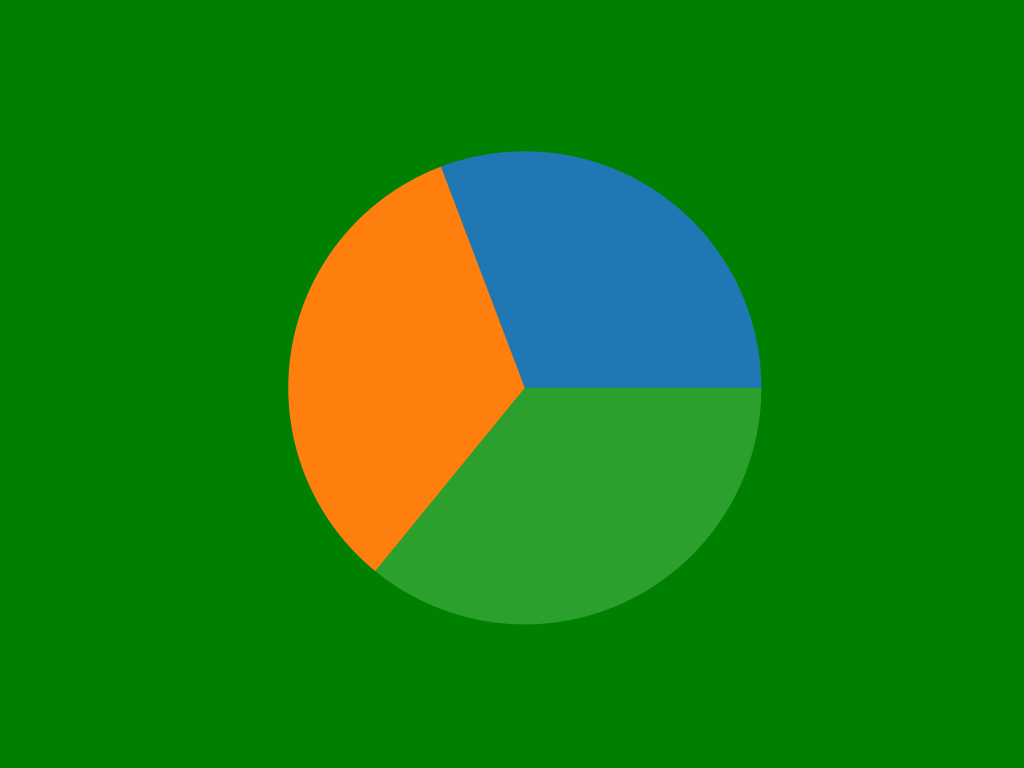
#> input picture pie_chart.png, 5120 x 3840 px (shown at 1/5 size)
$ jupyter execute --allow-errors Pie_chart_graph_matplotlib.ipynb
#> lines starting #> are read from the running program, lines starting #| are printed output that depends on the picture
[cell 1]
import matplotlib.pyplot as plt

[cell 2]
plt.pie([1]) # Plot pie chart of value [1]
plt.show() # To show Pie chart
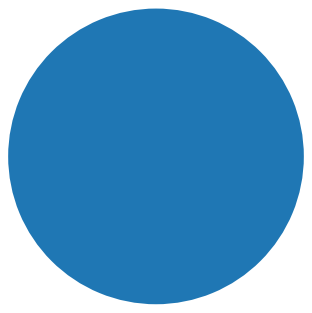
#> figure drawn by matplotlib, 1 panel

[cell 3]
classes = ["Python", 'R', 'Machine Learning', 'Artificial Intelligence',
           'Data Sciece']
class1_students = [45, 15, 35, 25, 30]
# plt.pie(class1_students, labels=classes, explode=explode, colors=colors, autopct=autopct, radius=1, counterclock=True, frame=True, center=(0,0))
# # plt.show()
wedgeprops={"linewidth":4, "width":3, "edgecolor":"k"}
plt.pie(
    class1_students,
    explode=None,
    labels=classes,
    colors=None,
    autopct="%0.2f%%",
    pctdistance=1.1,
    shadow=False,
    labeldistance=1.4,
#     starangle=270,
    radius=1,
    counterclock=True,
    wedgeprops=wedgeprops,
    textprops=None,
    center=(2, 4),
    frame=False,
    rotatelabels=True,
    normalize=True,
    data=None
)
plt.legend()
plt.show()
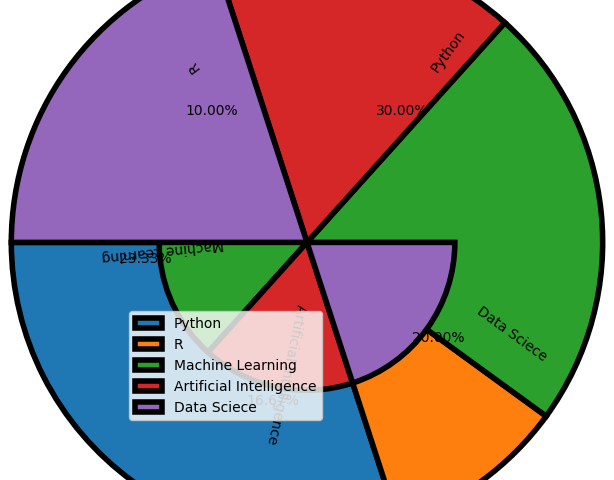
#> figure drawn by matplotlib, 1 panel

[cell 4]
explode = [0.03,0,0.1,0,0] # To slice the perticuler section
colors = ["c", 'b','r','y','g'] # Color of each section
textprops = {"fontsize":15} # Font size of text in pie chart

plt.pie(class1_students, # Values
        labels = classes, # Labels for each sections
        explode = explode, # To slice the perticuler section
        colors =colors, # Color of each section
        autopct = "%0.2f%%", # Show data in persentage for with 2 decimal point
        shadow = True, # Showing shadow of pie chart
        radius = 1.4, # Radius to increase or decrease the size of pie chart
       startangle = 270, # Start angle of first section
        textprops =textprops)

plt.show() # To show pie chart only
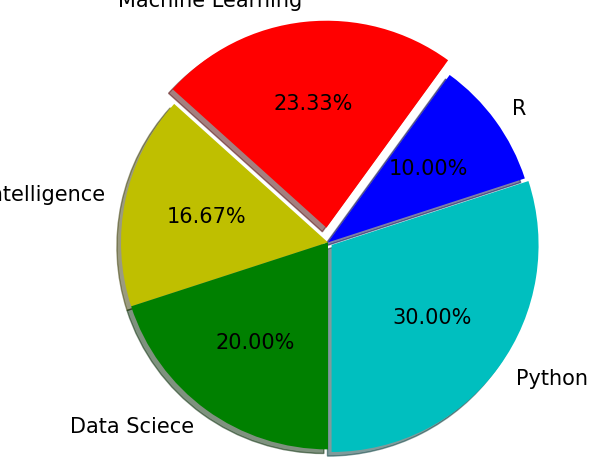
#> figure drawn by matplotlib, 1 panel

[cell 5]
import numpy as np
plt.figure(figsize=(6,4))
#plt.figure(figsize=(16,9)

colors = ['r','y','r','y','r','y','r','y','r','y','r','y','r','y','r','y','r','y','r','y']
labels = np.ones(50)
#labels = [1.0,1.0,1.0,1.0,1.0,.........,1.0]

plt.pie([5], colors="k", radius = 2.02)
plt.pie(labels, colors=colors, radius = 2.0)

plt.pie([1], colors="g", radius = 1.8)
plt.pie([1], colors="b", radius = 1.6)
plt.pie([1], colors="r", radius = 1.3)
plt.pie([1], colors="b", radius = 1.1)
plt.pie([1], colors="g", radius = 0.9)

plt.pie([1,2], colors="b", radius = 0.31)
plt.pie(labels, colors=colors, radius = 0.3)

plt.pie([10], colors="r", radius = 0.2)
plt.pie([1], colors="y", radius = 0.1)

plt.show()
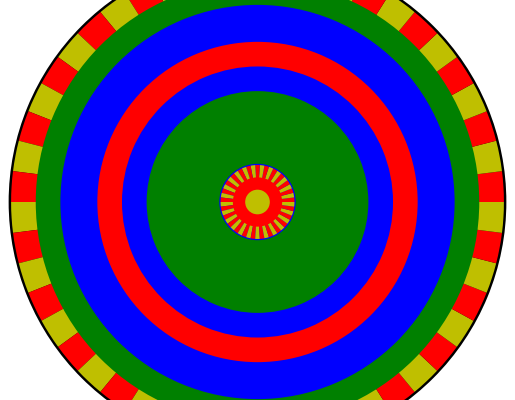
#> figure drawn by matplotlib, 1 panel

# Subplot() tutorial

[cell 6]
import matplotlib.pyplot as plt

[cell 7]
plt.subplot(3,3,1)
# add the pie chart methods.
plt.pie([1])
plt.subplot(3,3,2)
plt.pie([1,2])
plt.subplot(3,3,3)
plt.pie([1,2,3])
plt.subplot(3,3,4)
plt.pie([1,2,3,4])
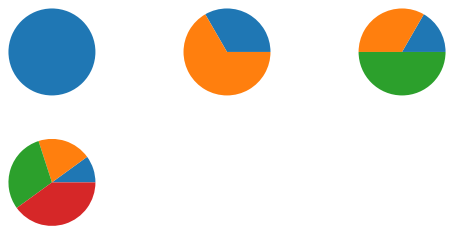
#> figure drawn by matplotlib, 4 panels

[cell 8]
plt.subplot(4,3,1)
explode = [0.03,0,0.1,0,0] # To slice the perticuler section
colors = ["c", 'b','r','y','g'] # Color of each section
textprops = {"fontsize":15} # Font size of text in pie chart

# [14 lines of commented-out code are left out]
plt.subplot(4,3,2)
# [14 lines of commented-out code are left out]

plt.subplot(4,3,3)
plt.subplot(4,3,4)
plt.subplot(4,3,5)
plt.subplot(4,3,6,projection='lambert', facecolor='y', frameon=True)
# projection : {None, 'aitoff', 'hammer', '', 'mollweide', 'polar', 'rectilinear', str}, optional
plt.show()

[cell 9]
import matplotlib.pyplot as plt

[cell 10]
plt.pie([12,13,14])
plt.savefig("pie_chart", dpi=800, facecolor='g')
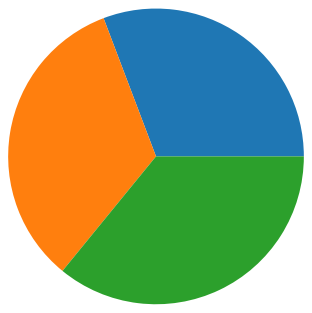
#> figure drawn by matplotlib, 1 panel
plt.show()

[cell 11]
plt.subplot(4,3,6,projection='lambert', facecolor='y', frameon=True)
plt.savefig('mt_pie')
plt.show()

[cell 12]
plt.savefig("D:\\my_pie.jpg")
plt.show()

[cell 13]
import matplotlib.pyplot as plt
import matplotlib.image as mpimg

[cell 14]
my_image=mpimg.imread("pie_chart.png")
#> my_image is the input picture: shape (3840, 5120, 4) float32; mean R, G, B, A 0.0932, 0.573, 0.0621, 0.853
my_image

[cell 15]
type(my_image)

[cell 16]
my_image.shape
#> Out = (3840, 5120, 4)

[cell 17]
my_image.ndim
#> Out = 3

[cell 18]
# single_dimension=my_image[:,:,1]
plt.Figure(figsize=(16,9))
plt.axis('off')
plt.imshow(my_image, cmap='Blues')
plt.colorbar()
plt.show()
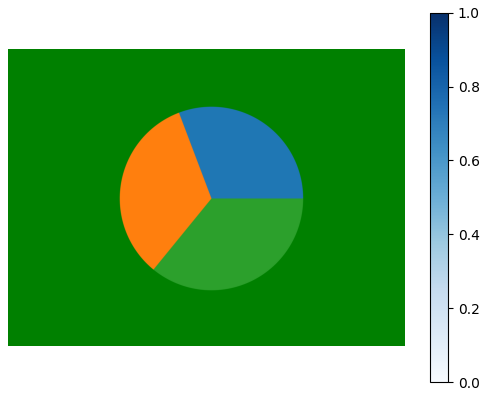
#> figure drawn by matplotlib, 2 panels

''' 'Accent', 'Accent_r', 'Blues', 'Blues_r', 'BrBG', 'BrBG_r', 'BuGn', 'BuGn_r', 'BuPu', 'BuPu_r', 'CMRmap', 'CMRmap_r', 'Dark2', 'Dark2_r', 'GnBu', 'GnBu_r', 'Greens', 'Greens_r', 'Greys', 'Greys_r', 'OrRd', 'OrRd_r', 'Oranges', 'Oranges_r', 'PRGn', 'PRGn_r', 'Paired', 'Paired_r', 'Pastel1', 'Pastel1_r', 'Pastel2', 'Pastel2_r', 'PiYG', 'PiYG_r', 'PuBu', 'PuBuGn', 'PuBuGn_r', 'PuBu_r', 'PuOr', 'PuOr_r', 'PuRd', 'PuRd_r', 'Purples', 'Purples_r', 'RdBu', 'RdBu_r', 'RdGy', 'RdGy_r', 'RdPu', 'RdPu_r', 'RdYlBu', 'RdYlBu_r', 'RdYlGn', 'RdYlGn_r', 'Reds', 'Reds_r', 'Set1', 'Set1_r', 'Set2', 'Set2_r', 'Set3', 'Set3_r', 'Spectral', 'Spectral_r', 'Wistia', 'Wistia_r', 'YlGn', 'YlGnBu', 'YlGnBu_r', 'YlGn_r', 'YlOrBr', 'YlOrBr_r', 'YlOrRd', 'YlOrRd_r', 'afmhot', 'afmhot_r', 'autumn', 'autumn_r', 'binary', 'binary_r', 'bone', 'bone_r', 'brg', 'brg_r', 'bwr', 'bwr_r', 'cividis', 'cividis_r', 'cool', 'cool_r', 'coolwarm', 'coolwarm_r', 'copper', 'copper_r', 'cubehelix', 'cubehelix_r', 'flag', 'flag_r', 'gist_earth', 'gist_earth_r', 'gist_gray', 'gist_gray_r', 'gist_heat', 'gist_heat_r', 'gist_ncar', 'gist_ncar_r', 'gist_rainbow', 'gist_rainbow_r', 'gist_stern', 'gist_stern_r', 'gist_yarg', 'gist_yarg_r', 'gnuplot', 'gnuplot2', 'gnuplot2_r', 'gnuplot_r', 'gray', 'gray_r', 'hot', 'hot_r', 'hsv', 'hsv_r', 'inferno', 'inferno_r', 'jet', 'jet_r', 'magma', 'magma_r', 'nipy_spectral', 'nipy_spectral_r', 'ocean', 'ocean_r', 'pink', 'pink_r', 'plasma', 'plasma_r', 'prism', 'prism_r', 'rainbow', 'rainbow_r', 'seismic', 'seismic_r', 'spring', 'spring_r', 'summer', 'summer_r', 'tab10', 'tab10_r', 'tab20', 'tab20_r', 'tab20b', 'tab20b_r', 'tab20c', 'tab20c_r', 'terrain', 'terrain_r', 'turbo', 'turbo_r', 'twilight', 'twilight_r', 'twilight_shifted', 'twilight_shifted_r', 'viridis', 'viridis_r', 'winter', 'winter_r'
'''

#> (a cell that did not finish here is left out)

#> (a cell that did not finish here is left out)

#> (a cell that did not finish here is left out)

[cell 22]
img = []
#> img = []
#> (the rest of this cell did not finish here and is left out)
